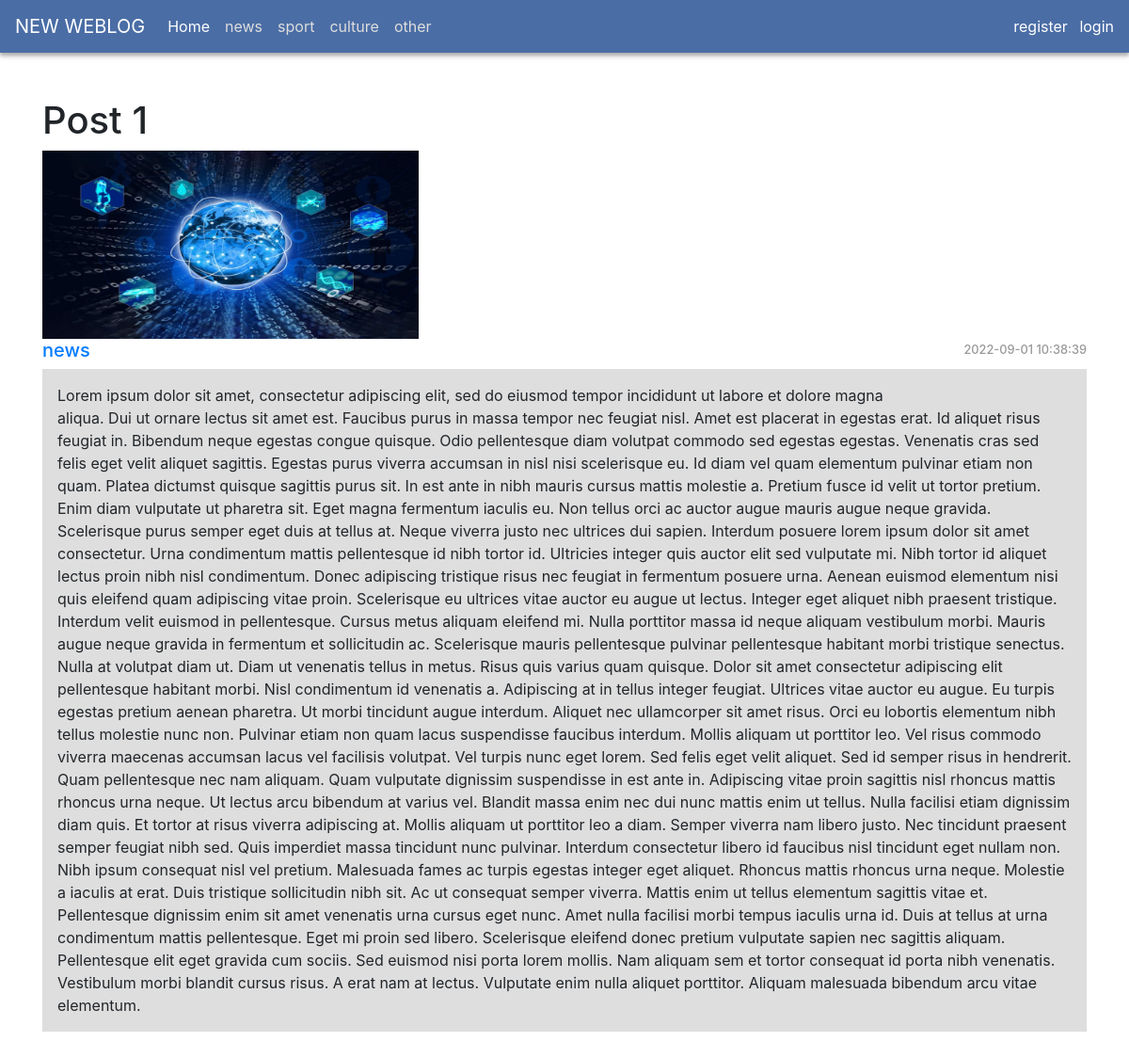
Page /detail.php?post_id=3 on the committed database.
### tables this page shows
CREATE TABLE `categories` (
  `id` int(11) NOT NULL,
  `name` varchar(255) NOT NULL,
  `created_at` datetime NOT NULL,
  `updated_at` datetime DEFAULT NULL
);

CREATE TABLE `posts` (
  `id` int(11) NOT NULL,
  `title` varchar(255) NOT NULL,
  `body` text NOT NULL,
  `cat_id` int(11) NOT NULL,
  `status` tinyint(4) NOT NULL DEFAULT 1,
  `image` text NOT NULL,
  `created_at` datetime NOT NULL,
  `updated_at` datetime DEFAULT NULL
);

### functions/helpers.php (called while the page is built, shortened)
<?php
function asset($file){
    return trim(BASE_URL,'/ ').'/'.trim($file,'/ ');
}
function url($url){
    return trim(BASE_URL,'/ ').'/'.trim($url,'/ ');
}

### detail.php (the view, shortened to what this page needs)
<?php
    require_once 'functions/helpers.php';
    require_once 'functions/pdo_connection.php';
?>
<!DOCTYPE html>
<html lang="en">
<head>
    <link rel="stylesheet" href="<?= asset('assets/css/bootstrap.min.css') ?>" media="all" type="text/css">
    <link rel="stylesheet" href="<?= asset('assets/css/style.css') ?>" media="all" type="text/css">
</head>
<body>
<section id="app">
<?php require_once "layouts/top-nav.php"?>
    <section class="container my-5">
        <section class="row">
            <section class="col-md-12">
            <?php
           global $pdo;
           $query = "SELECT posts.*, categories.name AS category_name FROM php_project.posts JOIN categories
                ON posts.cat_id = categories.id WHERE posts.status = 1 AND posts.id = ?;";
           $statement = $pdo->prepare($query);
           $statement->execute([$_GET['post_id']]);
           $post = $statement->fetch();
           if ($post !== false) {
               ?>
                <h1><?= $post->title ?></h1>
               <img src="<?= asset($post->image)?>" alt="<?= $post->title ?>" width="400" height="200">
                <h5 class="d-flex justify-content-between align-items-center">
                    <a href="<?= url('category.php?cat_id='.$post->cat_id) ?>"><?= $post->category_name ?></a>
                    <span class="date-time"><?= $post->created_at ?>
                </h5>
                <article class="bg-article p-3"><img class="float-right mb-2 ml-2" style="width: 10rem;" src="" alt=""><?= $post->body ?></article>
            <?php
           } else { ?>
                    <section>post not found!</section>
                    <?php } ?>
            </section>
        </section>
    </section>
</section>
</body>
</html>

### layouts/top-nav.php (shortened to what this page needs)
<link rel="stylesheet" href="<?= asset('assets/css/bootstrap.min.css') ?>" media="all" type="text/css">
<link rel="stylesheet" href="<?= asset('assets/css/style.css') ?>" media="all" type="text/css">
<nav class="navbar navbar-expand-lg navbar-dark bg-blue ">
    <a class="navbar-brand " href="<?= url('index.php') ?>">NEW WEBLOG</a>
    <div class="collapse navbar-collapse " id="navbarSupportedContent ">
        <ul class="navbar-nav mr-auto ">
            <li class="nav-item active ">
                <a class="nav-link " href="<?= url('index.php') ?>">Home <span class="sr-only ">(current)</span></a>
            </li>
            <?php
            global $pdo;
            $query = "SELECT * FROM php_project.categories";
            $statment = $pdo->prepare($query);
            $statment->execute();
            $categories = $statment->fetchAll();
            foreach ($categories as $category){?>
            <li class="nav-item ">
                <a class="nav-link " href="<?= url('category.php?cat_id='.$category->id) ?>"><?= $category-> name?></a>
            </li>
            <?php } ?>
        </ul>
    </div>
    <section class="d-inline ">
        <?php if(!isset($_SESSION['user'])){ ?>
        <a class="text-decoration-none text-white px-2 " href="<?= url('auth/register.php')?>">register</a>
        <a class="text-decoration-none text-white " href="<?= url('auth/login.php')?>">login</a>
        <?php }else{ ?>
            <a class="text-decoration-none text-white px-2 " href="<?= url('panel') ?>">Panel</a>
            <a class="text-decoration-none text-white px-2 " href="<?= url('auth/logout.php')?>">logout</a>
        <?php } ?>
    </section>
</nav>

### assets/css/style.css (style rules this page uses)
.bg-blue { background-color: rgb(74,109,165); box-shadow: 0px 3px 4px #aaaaaa, 0px 4px 8px #ededed; }
.nav-link { color: #dedede!important; }
.active > .nav-link { color: #ffffff!important; }
.bg-article { background-color: #dedede; }
.date-time { color: #999; font-size: .8rem; }

### rows in the picture
categories: name "news"
categories: name "sport"
categories: name "culture"
categories: name "other"
posts: title "Post 1", image (picture), categories.name "news", created_at "2022-09-01 10:38:39", body "Lorem ipsum dolor sit amet, consectetur adipiscing elit, sed do eiusmod tempor incididunt ut labore et dolore magna aliqua. Dui ut ornare lectus sit amet est. Faucibus purus in massa tempor nec feugiat nisl. Amet est placerat in egestas erat. Id aliquet risus feugiat in. Bibendum neque egestas congue quisque. Odio pellentesque diam volutpat commodo sed egestas egestas. Venenatis cras sed felis eget velit aliquet sagittis. Egestas purus viverra accumsan in nisl nisi scelerisque eu. Id diam vel quam elementum pulvinar etiam non quam. Platea dictumst quisque sagittis purus sit. In est ante in nibh mauris cursus mattis molestie a. Pretium fusce id velit ut tortor pretium. Enim diam vulputate ut…"
